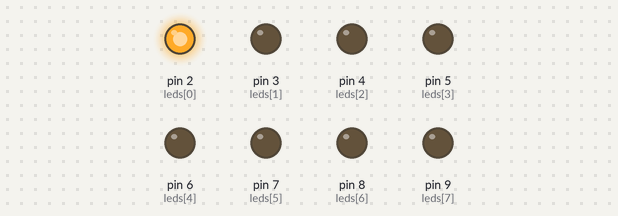
The sketch below on a simulated Arduino Mega 2560, built with avr-gcc and run on an emulated ATmega2560. Parts: output pins drawn as LEDs (lit = HIGH).

Above: at 0.1 s.
At 1.0 s:
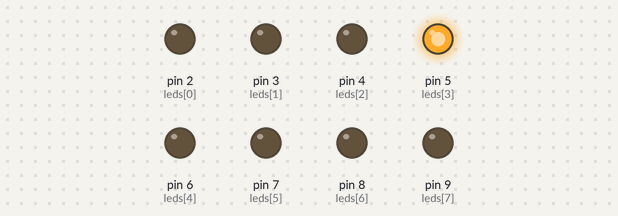
At 1.9 s:
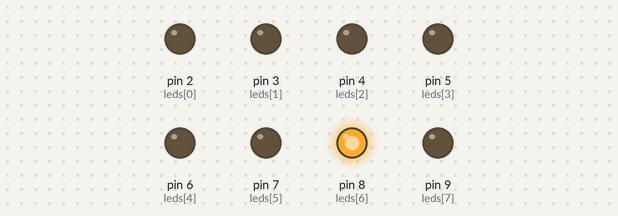
At 3.1 s:
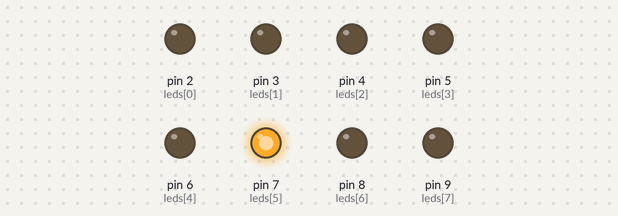
At 4.3 s:
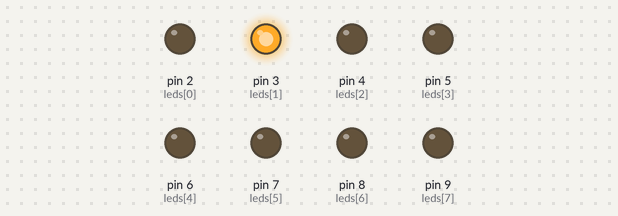
At 6.1 s:
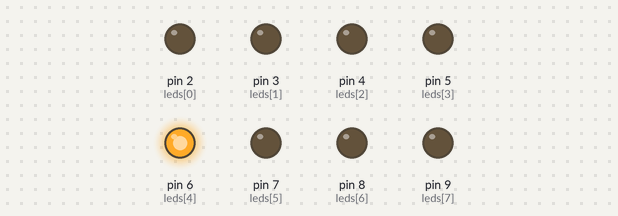
Timing chart, 0 to 6.4 s (numbered marks = the images above):
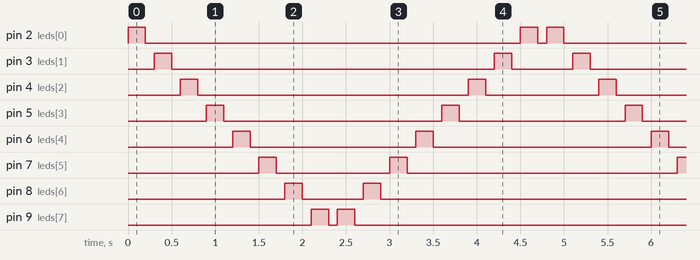

The sketch:

LED_Sequence_with_Arduino_Mega.ino
```cpp
// LED Pins / Pines de los LEDs
int leds[] = {2, 3, 4, 5, 6, 7, 8, 9};
int numLeds = 8;

void setup() {
  // Configure LED pins as outputs / Configura los pines de los LEDs como salidas
  for (int i = 0; i < numLeds; i++) {
    pinMode(leds[i], OUTPUT);
  }
}

void loop() {
  // LED on/off sequence / Secuencia de encendido y apagado de LEDs
  for (int i = 0; i < numLeds; i++) {
    digitalWrite(leds[i], HIGH);
    delay(200); // Wait 200 milliseconds / Espera 200 milisegundos
    digitalWrite(leds[i], LOW);
    delay(100); // Wait 200 milliseconds / Espera 100 milisegundos
  }

  // Reverse sequence / Secuencia inversa
  for (int i = numLeds - 1; i >= 0; i--) {
    digitalWrite(leds[i], HIGH);
    delay(200);
    digitalWrite(leds[i], LOW);
    delay(100);
  }
}
```

Measured:
- by itself, pin 2 (leds[0]): repeats every 4.8 s: LOW 4.3 s, HIGH 0.20 s, LOW 0.10 s, HIGH 0.20 s
- by itself, pin 3 (leds[1]): repeats every 4.8 s: LOW 3.7 s, HIGH 0.20 s, LOW 0.70 s, HIGH 0.20 s
- by itself, pin 4 (leds[2]): repeats every 4.8 s: LOW 3.1 s, HIGH 0.20 s, LOW 1.3 s, HIGH 0.20 s
- by itself, pin 5 (leds[3]): repeats every 4.8 s: LOW 2.5 s, HIGH 0.20 s, LOW 1.9 s, HIGH 0.20 s
- by itself, pin 6 (leds[4]): repeats every 4.8 s: LOW 1.9 s, HIGH 0.20 s, LOW 2.5 s, HIGH 0.20 s
- by itself, pin 7 (leds[5]): repeats every 4.8 s: LOW 1.3 s, HIGH 0.20 s, LOW 3.1 s, HIGH 0.20 s
- by itself, pin 8 (leds[6]): repeats every 4.8 s: LOW 0.70 s, HIGH 0.20 s, LOW 3.7 s, HIGH 0.20 s
- by itself, pin 9 (leds[7]): repeats every 4.8 s: LOW 0.10 s, HIGH 0.20 s, LOW 4.3 s, HIGH 0.20 s
